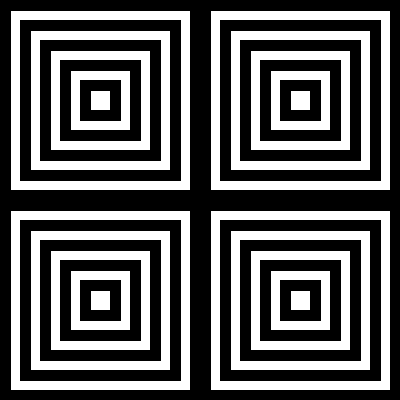
Frame 1 (no input)
Frame 60 (the mouse pressed at the canvas centre just before this capture): identical to frame 1, image omitted
Frame 120 (the mouse held since frame 60 and released just before this capture): identical to frame 1, image omitted

The Processing sketch that drew this single still picture (run headless with seeded random() and noise(); from frame 60 on, the mouse is pressed at the canvas centre):

// Processing sketch: ejemplo_base_con_funciones_y_parametros_2
// ── ejemplo_base_con_funciones_y_parametros_2.pde
int posX, posY;

void setup() {
  size(400, 400);
  rectMode(CENTER);
}

void draw() {
  background(200);

  for (int j=0; j<4; j++) {
    if (j==0) {
      posX = 100;
      posY = 100;
    } else if (j==1) {
      posX = 300;
      posY = 100;
    } else if (j==2) {
      posX = 100;
      posY = 300;
    } else if (j==3) {
      posX = 300;
      posY = 300;
    }
    dibujarRectangulos(width/2, 10, posX, posY);
  }
}

// ── funciones.pde
void dibujarRectangulos(
  int tamTotal, 
  int cantidadRectangulos,
  int posX, 
  int posY
) {
  int diferencia = tamTotal/cantidadRectangulos;
  int tam = tamTotal;
  
  for (int i=0; i<cantidadRectangulos; i++) {
    if (i%2 == 0) {
      fill(0);
    } else {
      fill(255);
    }
    rect(posX, posY, tam, tam);
    tam = tam - diferencia;
  }
}
